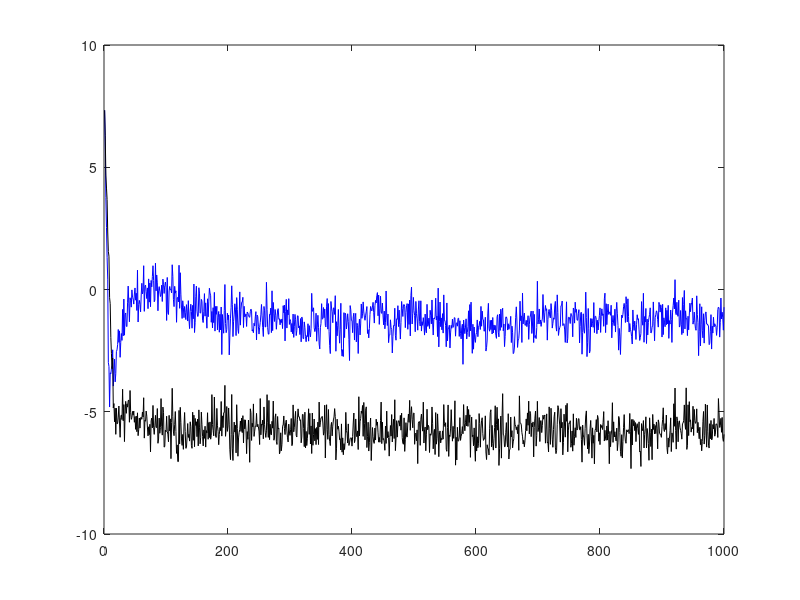

This figure's MATLAB source:
%====================================================================
% Exercise 6.21
% Time-varying parameter estimation using the RLS and the
% NLMS.
%====================================================================

 
function RLStrack
 close all
 clear
L=5;%Dimension of the unknown vector
N=1000; %Number of Data
theta=zeros(L,N);%Unknown parameter
  

IterNo=200;

MSE1=zeros(N,IterNo);
MSE2=zeros(N,IterNo);


ara=0.97 ;
qqm=0.1; %Parameters for the time varying channel



noisevar=0.001;
epsilon=sqrt(2)*noisevar;



for It=1:IterNo
    It
    theta=zeros(L,N);
    theta(:,1)=randn(L,1);
for ii=2:N%Generate the time varying channel
    theta(:,ii)=ara*theta(:,ii-1)+qqm*randn(L,1);
end
    xcorrel = randn(N+L-1,1);
 
xcorrel = xcorrel/std(xcorrel);
% 
 
X=randn(L,N);
inputvec = @(n) X(:,n);

noise = randn(N,1)*sqrt(noisevar);

y = zeros(N,1);
for ii=1:N

y(ii) = X(:,ii)'*theta(:,ii);

end

y = y + noise;
     w=zeros(L,1);
        delta=0.001;
        lambda=0.995;
  
   P=(1/delta)*eye(L);
        for i=1:N
 
          P=(1/lambda)*(P- ((1/lambda)*P*inputvec(i)*inputvec(i)'*P)/(1+(1/lambda)*inputvec(i)'*P*inputvec(i)));  
          e=y(i)-w'*inputvec(i);
            w=w+P*inputvec(i)*(e);
     
            MSE1(i,It)=e^2;
        end
        
        w=zeros(L,1);
        delta=0.001;
         mu=0.5;
        for i=1:N
         
             e=y(i)-w'*inputvec(i);
           mun=mu/(delta+inputvec(i)'*inputvec(i));
            w=w+mun*e*inputvec(i);
            MSE2(i,It)=e^2;
        end
 

        
end
  MSEav1=sum(MSE1')/IterNo;
 MSEav2=sum(MSE2')/IterNo;
 plot(10*log10(MSEav1),'b');hold on
plot(10*log10(MSEav2),'k')
 